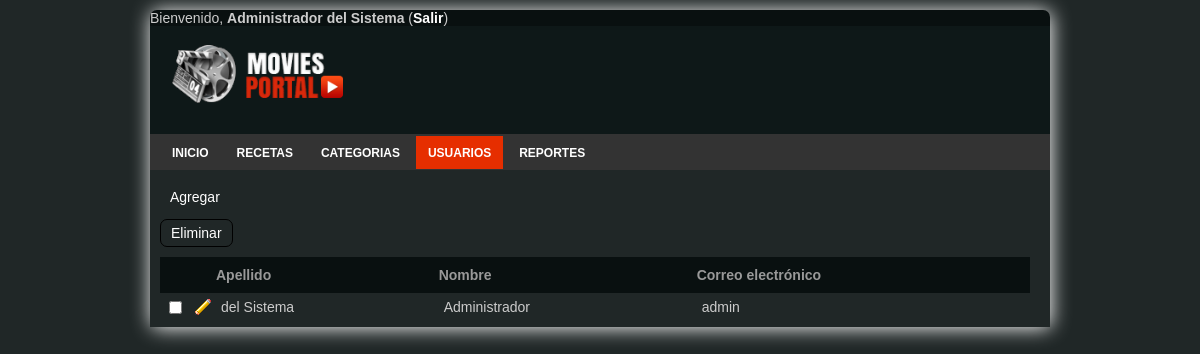
The page /admin/users.php (signed in) on the database its author committed.
### tables this page shows
CREATE TABLE IF NOT EXISTS `users` (
  `id` int(11) NOT NULL AUTO_INCREMENT,
  `name` varchar(45) NOT NULL,
  `lastname` varchar(45) NOT NULL,
  `email` varchar(45) NOT NULL,
  `password` varchar(32) NOT NULL,
  `created` datetime DEFAULT NULL,
  `modified` datetime DEFAULT NULL,
  `enabled` tinyint(1) DEFAULT '0',
  PRIMARY KEY (`id`)
);

### admin/users.php (the view, shortened to what this page needs)
<?php
require("../includes/configuration.php");
?>
<!DOCTYPE html PUBLIC "-//W3C//DTD XHTML 1.0 Transitional//EN" "http://www.w3.org/TR/xhtml1/DTD/xhtml1-transitional.dtd">
<html xmlns="http://www.w3.org/1999/xhtml">
<head>
<link href="screen.css" rel="stylesheet" type="text/css" media="screen" />
</head>
<body>
<div id="container">
	<?php	include('../includes/admin-user-info.php');	?>
  <div id="header">
    <h1><a href="index.php" target="_self"><img src="../img/logo.png" /></a></h1>
  </div>
  <div id="navcontainer">
    <ul>
			<li><a href="index.php" target="_self">Inicio</a></li>
			<li><a href="recipes.php" target="_self">Recetas</a></li>
			<li><a href="categories.php" target="_self">Categorias</a></li>
			<li><a href="users.php" target="_self" id="current">Usuarios</a></li>
			<li><a href="reports.php" target="_self">Reportes</a></li>
		</ul>
  </div>
  <div id="content">
	<form method="post" enctype="application/x-www-form-urlencoded" name="users-list-form" id="users-list-form">
      <p><a href="users-add.php" target="_self" class="button">Agregar</a></p>
      <input type="submit" name="users-delete" id="users-delete" value="Eliminar" />
			<?php
				$connection = mysql_connect($db_host,$db_user,$db_password);
				$query = "SELECT id, name, lastname, email FROM users ORDER BY lastname ASC";
				$result = mysql_query($query,$connection);
				$num_rows = mysql_num_rows($result);
				if($num_rows > 0){
			?>
      <table width="870" border="0" align="center" cellpadding="5" cellspacing="0" id="users-list">
        <thead>
          <tr>
            <th width="16" scope="col">&nbsp;</th>
            <th width="16" scope="col">&nbsp;</th>
            <th scope="col">Apellido</th>
						<th scope="col">Nombre</th>
						<th scope="col">Correo electrónico</th>
          </tr>
        </thead>
        <tbody>
					<?php
						while( $row = mysql_fetch_array($result) ){
					?>
					<tr class="item_list">
            <td width="16"><input type="checkbox" name="users<?php echo $row['id']; ?>" id="users<?php echo $row['id']; ?>" value="<?php echo $row['id']; ?>" /></td>
            <td width="16"><a href="users-edit.php?id=<?php echo $row['id']; ?>"><img src="img/icon-edit.gif" width="16" height="16" /></a></td>
            <td><?php echo $row['lastname']; ?></td>
            <td><?php echo $row['name']; ?></td>
            <td><?php echo $row['email']; ?></td>
          </tr>
					<?php
  					}
					?>
        </tbody>
      </table>
			<?php
				}else{
			?>
			<p class="warning">No hay ningun usuario creado (<a href="users-add.php">Agregar usuario</a>).</p>
			<?php
				}
			?>
    </form>
  </div>
</div>
</body>
</html>

### admin/screen.css (style rules this page uses)
* { font-family: Arial, Helvetica, sans-serif; font-size: 14px; }
body { background-color: #202727; color:#CCCCCC ; }
body div div a { color:white; }
a { color: #112AAB; text-decoration: none; font-weight: bold; }
img { border: 0; }
table { clear:left; padding-top: 10px; margin:0; }
table th { background-color: #091010; color: #999999; font-weight:bold; font-size:14px; text-align: left; padding: 10px 0px 10px 0px; }
table td { padding: 5px; }
form { background-color: #202727; font-size:12px; margin: 0; overflow:auto; }
form input { font-size:14px; }
form input[type=submit], form input[type=button],.button2 { float:left; padding:5px 10px 5px 10px; margin-bottom:15x; background-color:#202727; border-radius: 7px; text-decoration:none; color:white; border:1px solid black; }
#container { background-color: #091010; background-repeat: repeat; border-radius: 7px; box-shadow:1px 1px 20px white; margin: 10px auto; width: 900px; }
#header { background:#0E1818; padding:10px; margin:0px; }
#navcontainer { background-color: #333333; padding: 10px; }
#navcontainer ul { margin: 0; padding: 0; }
#navcontainer ul li { display: inline; }
#navcontainer ul li a { padding: 0.4em 1.0em; color: #FFFFFF; text-decoration: none; font-size:12px; text-transform:uppercase; }
#navcontainer ul li a#current { background: #E62E00; color: white; padding: 0.8em 1.0em; }
#content { background-color: #202727; overflow:auto; padding:5px 10px; width:880px; }
.item_list, .item_list_colored { background-color: #202727; padding: 5px; margin: 1px 0px; color: #CCCCCC; }
.button { font-size:14px; font-weight:normal; padding:10px; }

### rows shown on the page
users: lastname "del Sistema", name "Administrador", email "admin"

### other values the page prints
$_SESSION['bp_name'] "Administrador"
$_SESSION['bp_lastname'] "del Sistema"
